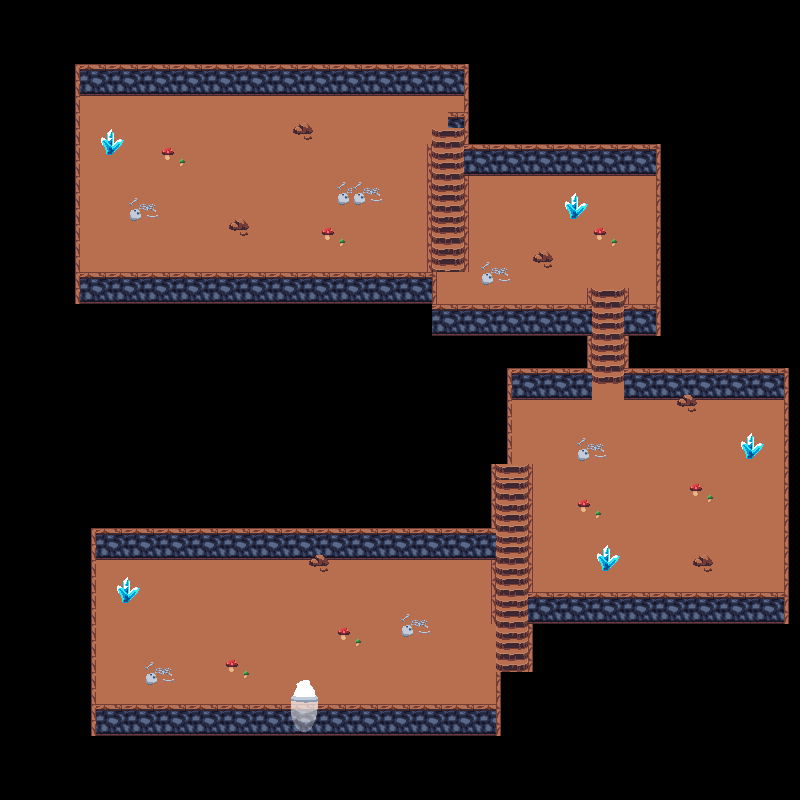

Below is a game level as drawn by its tile map, then a one-line description and the .tmx that defines it (tile-layer data replaced by summaries):
An orthogonal 50x50 tile map with 16x16 px tiles, 4 tile layers (floor, stairs, walls, decorations) and 43 objects (39x collision, exit_dungeon, spawn_dungeon, boss_path1, boss_path2).

<map version="1.10" tiledversion="1.10.1" orientation="orthogonal" renderorder="right-down" width="50" height="50" tilewidth="16" tileheight="16" infinite="0" nextlayerid="7" nextobjectid="45">
 <tileset firstgid="1" source="dungeon.tsx" />
 <layer id="1" name="floor" width="50" height="50">
  <data>[2500 cells, 1079 non-empty, 2 distinct tile ids]</data>
 </layer>
 <layer id="2" name="stairs" width="50" height="50">
  <data>[2500 cells, 56 non-empty, 4 distinct tile ids]</data>
 </layer>
 <layer id="3" name="walls" width="50" height="50">
  <data>[2500 cells, 415 non-empty, 9 distinct tile ids]</data>
 </layer>
 <layer id="4" name="decorations" width="50" height="50">
  <data>[2500 cells, 106 non-empty, 24 distinct tile ids]</data>
 </layer>
 <objectgroup id="5" name="object">
  <object id="1" type="collision" x="91.5" y="528.5" width="404.5" height="30.5" />
  <object id="2" type="collision" x="91" y="703.5" width="410" height="31.5" />
  <object id="3" type="collision" x="90.5" y="558" width="5" height="146" />
  <object id="4" type="collision" x="496.5" y="671" width="3.5" height="33" />
  <object id="5" type="collision" x="490.5" y="558.5" width="5.5" height="66" />
  <object id="6" type="collision" x="497" y="662.5" width="36.5" height="10" />
  <object id="7" type="collision" x="527.5" y="622" width="5.5" height="41" />
  <object id="8" type="collision" x="492" y="463.5" width="4.5" height="64" />
  <object id="9" type="collision" x="507.333" y="368" width="4.33333" height="96" />
  <object id="10" type="collision" x="492" y="457" width="17" height="7" />
  <object id="11" type="collision" x="528.333" y="463.667" width="3.66667" height="128.667" />
  <object id="12" type="collision" x="528" y="593" width="260" height="31.5" />
  <object id="13" type="collision" x="512.5" y="367.5" width="79.5" height="31.5" />
  <object id="14" type="collision" x="623.5" y="368.5" width="164" height="30.5" />
  <object id="15" type="collision" x="783" y="397.5" width="5" height="195" />
  <object id="16" type="collision" x="74.5" y="63.5" width="393.5" height="32" />
  <object id="17" type="collision" x="75" y="94" width="4" height="183.5" />
  <object id="18" type="collision" x="75" y="271.5" width="361.5" height="31" />
  <object id="19" type="collision" x="464.5" y="94.5" width="6" height="49" />
  <object id="20" type="collision" x="448.5" y="112.5" width="17" height="15" />
  <object id="21" type="collision" x="426" y="144" width="5" height="126.5" />
  <object id="23" type="collision" x="464.5" y="175" width="5" height="96" />
  <object id="24" type="collision" x="463.5" y="144" width="196" height="31.5" />
  <object id="25" type="collision" x="656" y="176" width="4" height="159" />
  <object id="26" type="collision" x="431.5" y="303.5" width="159.5" height="32.5" />
  <object id="27" type="collision" x="623.5" y="304" width="32" height="31" />
  <object id="28" type="collision" x="586.75" y="335.5" width="5" height="31.75" />
  <object id="29" type="collision" x="623.5" y="334.5" width="5.5" height="33.25" />
  <object id="30" type="collision" x="587" y="288" width="4.5" height="15.75" />
  <object id="31" type="collision" x="624.25" y="287.5" width="4.75" height="16.5" />
  <object id="32" type="collision" x="117.818" y="588.182" width="20.1818" height="15.0909" />
  <object id="33" type="collision" x="596.667" y="558.333" width="21.6667" height="13" />
  <object id="34" type="collision" x="695.333" y="557" width="15" height="9.33333" />
  <object id="35" type="collision" x="742" y="447.333" width="17" height="11.6667" />
  <object id="36" type="collision" x="533" y="256" width="18" height="6.33333" />
  <object id="37" type="collision" x="565" y="207.667" width="21.3333" height="11.3333" />
  <object id="38" type="collision" x="101" y="143.667" width="19" height="11" />
  <object id="39" type="collision" x="229.667" y="223.333" width="19.3333" height="8" />
  <object id="40" type="collision" x="294.333" y="127.333" width="18" height="6.66667" />
  <object id="41" name="exit_dungeon" x="291" y="678" width="29.5" height="36" />
  <object id="42" name="spawn_dungeon" x="263.333" y="646">
   <point />
  </object>
 </objectgroup>
 <objectgroup id="6" name="NPCPaths">
  <object id="43" name="boss_path1" x="208" y="159.909" width="16.0909" height="16" />
  <object id="44" name="boss_path2" x="320.125" y="160.125" width="16" height="16" />
 </objectgroup>
</map>
